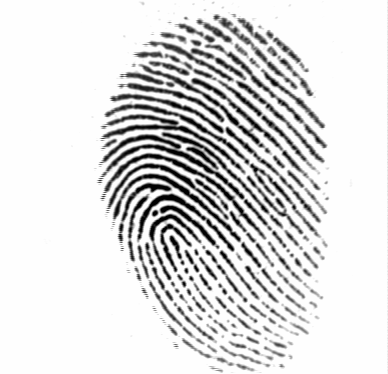
#> input picture Images/101_1.tif, 388 x 374 px, found by its file name
$ python SIFT_only.py   (Python 2 division)
#> lines starting #> are read from the running program, lines starting #| are printed output that depends on the picture; pictures that were not available may be replaced by others from this repository, and a replacement may not be noted
#Imports
from __future__ import print_function
import os
import cv2
import numpy as np
import matplotlib.pyplot as plt
import numpy as np

#Data loading
os.chdir("C:/Users/4dmer/Desktop/Projects/Fingerprints")
wd = os.getcwd() + '/'
img1 = cv2.imread(wd + 'DB1_B/101/101_1.tif')  # image 1
#> img1 is the input picture: shape (374, 388, 3); min 1, max 254, mean 220.7
img2 = cv2.imread(wd + 'DB1_B/101/101_3.tif')  # image 2
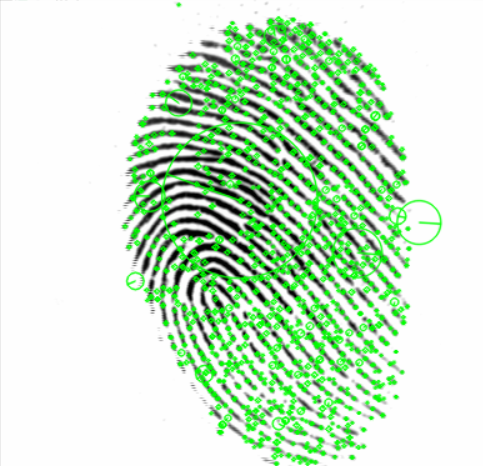
#> input picture Images/01.png, 483 x 466 px, given in place of 101_3.tif, which was not available
#> img2 is the input picture: shape (466, 483, 3); mean B, G, R 204.1, 231.4, 204.1

#Use sift to read the images and extract keypoints and descriptors
sift = cv2.SIFT_create()
kp1, des1 = sift.detectAndCompute(img1, None)
#> kp1 = 1569 keypoints; strongest (x, y, size): (155, 213, 3.3), (186, 270, 2.9), (191, 278, 2.8), (208, 252, 3.2)
kp2, des2 = sift.detectAndCompute(img2, None)
#> kp2 = 2024 keypoints; strongest (x, y, size): (261, 297, 5.2), (219, 304, 4.8), (235, 257, 4.5), (175, 255, 5.1)
print("Number of keypoints in image 1: ", len(kp1))
#| Number of keypoints in image 1:  1569
print("Number of keypoints in image 2: ", len(kp2))
#| Number of keypoints in image 2:  2024
kp_image1 = cv2.drawKeypoints(img1, kp1, None, color=(
    0, 255, 0), flags=cv2.DRAW_MATCHES_FLAGS_DRAW_RICH_KEYPOINTS)
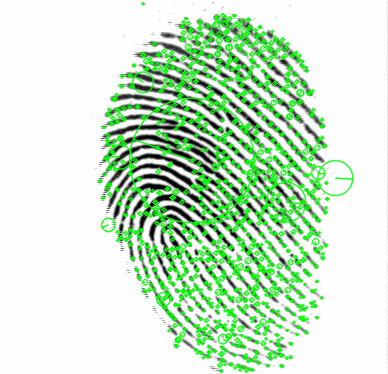
#> kp_image1: shape (374, 388, 3); mean B, G, R 204.4, 231.6, 204.4
#cv2.imshow('SIFT', kp_image1)
#cv2.waitKey()

kp_image2 = cv2.drawKeypoints(img2, kp2, None, color=(
    0, 255, 0), flags=cv2.DRAW_MATCHES_FLAGS_DRAW_RICH_KEYPOINTS)
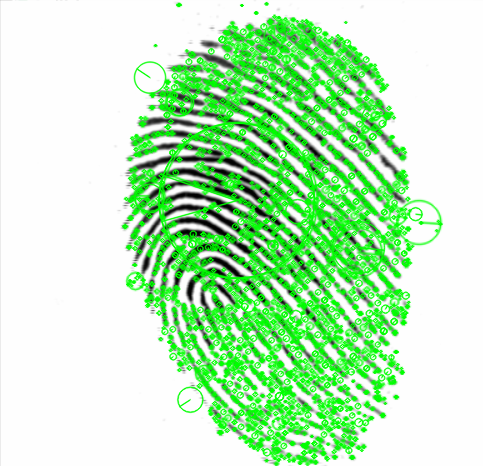
#> kp_image2: shape (466, 483, 3); mean B, G, R 189.3, 237.5, 189.3
#cv2.imshow('SIFT', kp_image2)
#cv2.waitKey()

#Match the descriptors using BFMatcher
bf = cv2.BFMatcher(cv2.NORM_L1, crossCheck=True)
matches = bf.match(des1,des2)
#> matches = 267 matches
print("Number of matches: ", len(matches))
#| Number of matches:  267
matches = sorted(matches, key = lambda x:x.distance)
img3 = cv2.drawMatches(img1, kp1, img2, kp2, matches[:50], img2, flags=2)
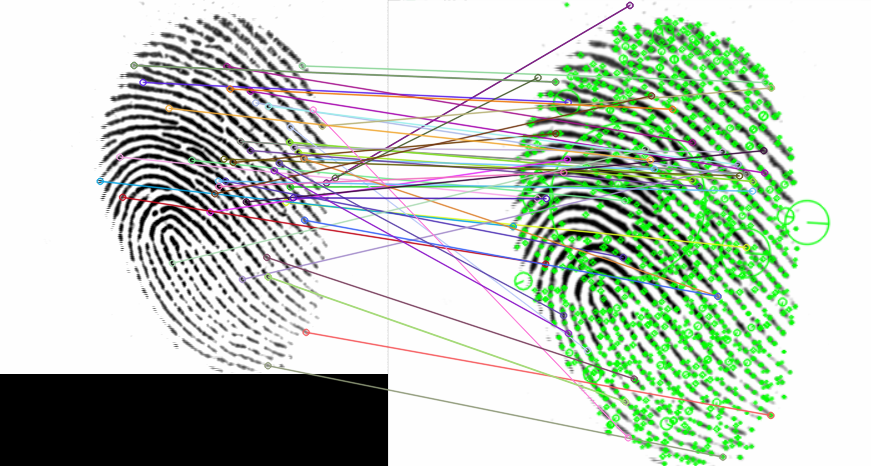
#> img3: shape (466, 871, 3); mean B, G, R 188.1, 201.7, 188.8
#plt.imshow(img3),plt.show()

print("Similarity score: ", len(matches)/((len(kp1)+len(kp2))/2))
#| Similarity score:  0
print(len(des1), len(des2))
#| 1569 2024
